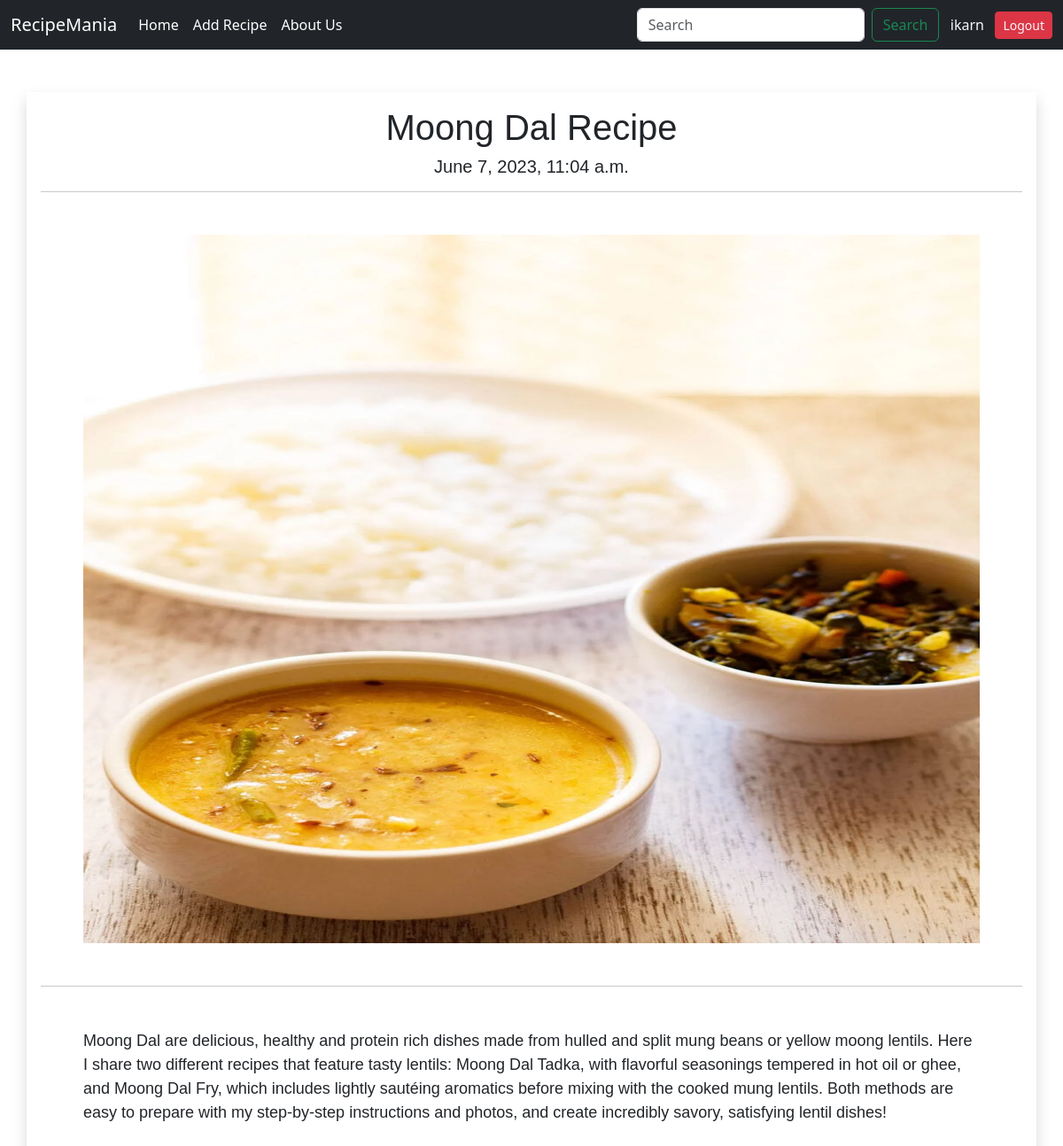
/readmore/13/ (signed in), run on the app's committed database.
### app/models.py (models this page shows, shortened)
class Recipe(models.Model):
    recipe_name = models.CharField(max_length=255)
    recipe_description = models.CharField(max_length=55000)
    recipe_image = models.ImageField(upload_to='recipe')
    date = models.DateTimeField(auto_now_add=True)

### app/views.py (the view)
# urls.py: path('readmore/<int:id>/',readmore,name='readmore'),
@login_required(login_url='login')
def readmore(request,id):
    data = Recipe.objects.get(id=id)
    return render(request,'readmore.html',{'data':data})

### app/templates/readmore.html (shortened to what this page needs)
{% extends 'base.html' %}
{% block content %}
<div class="container col-lg-12 mx-auto shadow p-3 mt-5 ">
    <div class="row">
        <div class="col-lg-12">
            <h1 class="text-center">{{data.recipe_name}}</h1>
            <h5 class="text-center">{{data.date}}</h5>
            <hr>
            <p class="m-5 "><img src="/media/{{data.recipe_image}}" class="img-fluid" alt="Responsive image" style="height:800px; width: 1200px;"></p>
            <hr>
            <p class="m-5">{{data.recipe_description}}</p>
        </div>
    </div>
</div>
{% endblock content %}

### app/templates/base.html (shortened to what this page needs)
<!doctype html>
<html lang="en">
  <head>
    <link href="https://cdn.jsdelivr.net/npm/bootstrap@5.3.0/dist/css/bootstrap.min.css" rel="stylesheet">
  </head>
  <body>
    <nav class="navbar navbar-expand-lg navbar-dark bg-dark">
        <div class="container-fluid">
          <a class="navbar-brand" href="#">RecipeMania</a>
          <div class="collapse navbar-collapse" id="navbarSupportedContent">
            <ul class="navbar-nav me-auto mb-2 mb-lg-0">
              {% if user.is_authenticated %}
              <li class="nav-item">
                <a class="nav-link active" aria-current="page" href="/">Home</a>
              </li>
              <li class="nav-item">
                <a class="nav-link active" aria-current="page" href="/add_recipe">Add Recipe</a>
              </li>
              <li class="nav-item">
                <a class="nav-link active" aria-current="page" href="/about">About Us</a>
              </li>
              {% endif %}
            </ul>
            {% if user.is_authenticated %}
            <form class="d-flex"  action="{% url 'search' %}" method='GET'>
              <input class="form-control me-2" type="search" placeholder="Search" aria-label="Search"
                  name='search' />
              <button class="btn btn-outline-success" type="submit">
                  Search
              </button>
          </form>&nbsp;&nbsp;&nbsp;
            <div class="text-light nav-link">{{user}}</div>&nbsp;&nbsp;&nbsp;
            <div class=""><a class="btn btn-danger btn-sm text-light" href="{% url 'logout' %}">Logout</a> </div>
            {% endif %}
          </div>
        </div>
      </nav>
    {% block content %} {% endblock content %}
  </body>
</html>

### app/templates/readmore.html (style rules this page uses)
* { padding: 0; margin: 0; }
.container { font-family:'Franklin Gothic Medium', 'Arial Narrow', Arial, sans-serif; font-size: large; }

### data on the page
Recipe: recipe_name "Moong Dal Recipe", date "June 7, 2023, 11:04 a.m.", recipe_image (picture), recipe_description "Moong Dal are delicious, healthy and protein rich dishes made from hulled and split mung beans or yellow moong lentils. Here I share two different recipes that feature tasty lentils: Moong Dal Tadka, with flavorful seasonings tempered in hot oil or ghee, and Moong Dal Fry, which includes lightly sautéing aromatics before mixing with the cooked mung lentils. Both methods are easy to prepare with my step-by-step instructions and photos, and create incredibly savory, satisfying lentil dishes!"

### other printed values
{{ user }} "ikarn"
